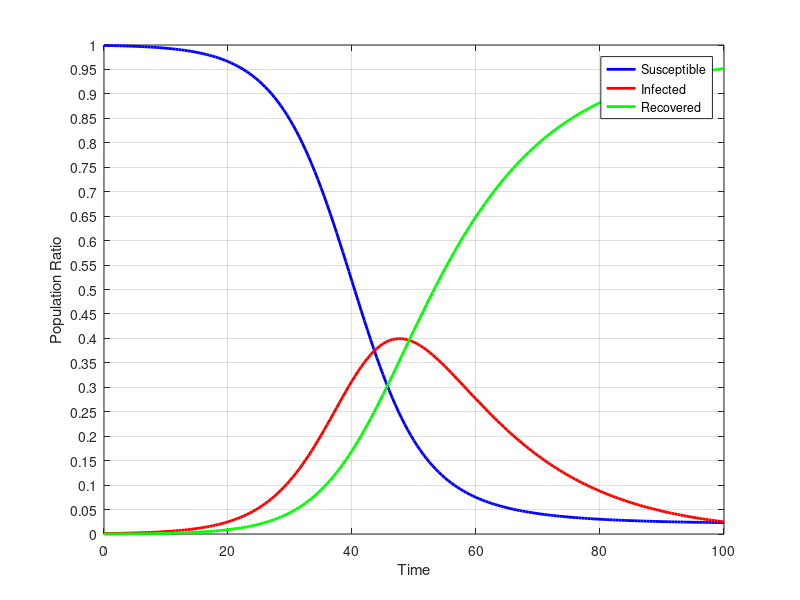

The MATLAB script that drew this image:
dynamics = [
0.0,999.0,1.0,0.0;
0.5,998.875125,1.0915416666666666,0.03333333333333333;
1.0,998.75025,1.1830833333333333,0.06666666666666667;
1.5,998.6139607726582,1.2829878384529079,0.10305138888888889;
2.0,998.466260175791,1.3912523242089843,0.1424875;
2.5,998.3061089799185,1.508637258799797,0.18525376128176357;
3.0,998.1324691667792,1.6359019944653919,0.2316288387553964;
3.5,997.9442089428173,1.7738743098005514,0.2819167473820563;
4.0,997.740103080686,1.9234501054496969,0.336446813864236;
4.5,997.5188246313288,2.085599411146916,0.3955759575242544;
5.0,997.2789367180186,2.2613723209421677,0.4596909610392443;
5.5,997.0188836338612,2.4519054247279866,0.5292109414108082;
6.0,996.7369812608921,2.658428720332343,0.6045900187755471;
6.5,996.4314067597248,2.88227304067534,0.6863201995998133;
7.0,996.1001874825247,3.12487802719776,0.774934490277558;
7.5,995.7411890599515,3.3878006817484683,0.8710102583000694;
8.0,995.3521026113575,3.67272452943584,0.9751728592066614;
8.5,994.9304310264647,3.9814694249370164,1.088099548598277;
9.0,994.473474266129,4.316002034291605,1.2105236995794717;
9.5,993.978313629745,4.678447023177615,1.3432393470773722;
10.0,993.4417949374973,5.071098980948935,1.4871060815537591;
10.5,992.8605105771843,5.496435107156038,1.6430543156596795;
11.0,992.2307803679419,5.957128683700192,1.8120909483579775;
11.5,991.5486311970861,6.456063350983988,1.9953054519298454;
12.0,990.8097753917637,6.99634820018316,2.1938764080531854;
12.5,990.0095877944399,7.581333685807425,2.4090785197526516;
13.0,989.1430815208416,8.214628352732909,2.6422901264254235;
13.5,988.2048823911894,8.90011635952495,2.895001249285671;
14.0,987.1892020408931,9.641975764730192,3.168822194376768;
14.5,986.0898097358515,10.444697524454226,3.4654927396942665;
15.0,984.9000029406913,11.313105127456756,3.7868919318519394;
15.5,983.6125767163616,12.252374767637981,4.135048516000413;
16.0,982.219792057199,13.268055922551987,4.512152020248972;
16.5,980.7133433176876,14.366092169808754,4.920564512503571;
17.0,979.0843249265312,15.552842030213558,5.3628330432553035;
17.5,977.3231976412483,16.835099576502834,5.8417027822489285;
18.0,975.4197546612681,18.220114488809124,6.360130849922713;
18.5,973.3630879924286,19.715611171765268,6.921300835806141;
19.0,971.1415555418567,21.3298064727101,7.528637985433112;
19.5,968.7427495203808,23.07142545512719,8.185825024491955;
20.0,966.1534668407165,24.94971458570116,8.89681857358229;
20.5,963.3596823243722,26.974451586874554,9.665866088753196;
21.0,960.3465256689145,29.155951089475543,10.497523241609901;
21.5,957.0982632799638,31.505065092197096,11.396671627839053;
22.0,953.598286238545,34.033177097300076,12.368536664154904;
22.5,949.829105853012,36.75218864642651,13.418705500561474;
23.0,945.7723584336072,39.67449682925462,14.553144737138144;
23.5,941.4088211235852,42.8129611843958,15.778217692019027;
24.0,936.7184408191013,46.18085826123784,17.10070091966085;
24.5,931.6803784044248,49.791821969767796,18.527799625807376;
25.0,926.2730707111555,53.65976772099586,20.067161567848636;
25.5,920.4743127693756,57.798798263783475,21.726888966840896;
26.0,914.2613630418039,62.22308906732205,23.515547890874092;
26.5,907.6110744029598,66.94675109737325,25.442174499666876;
27.0,900.5000536250396,71.98366890638269,27.516277468577613;
27.5,892.9048520386303,77.34731212287956,29.747835838490055;
28.0,884.8021898248397,83.0505187064574,32.14729146870281;
28.5,876.1692160390066,89.10524875486126,34.72553520613213;
29.0,866.9838059368113,95.52230823350797,37.49388582968071;
29.5,857.2248964434979,102.31104276832603,40.464060788176084;
30.0,846.8728596504784,109.4790026202286,43.64813772929302;
30.5,835.9099130202153,117.03158115821414,47.058505821570556;
31.0,824.320563517631,124.97163057345759,50.70780590891151;
31.5,812.0920811643083,133.2990602215064,54.608858614185316;
32.0,799.2149955470545,142.01042481964487,58.77457963330057;
32.5,785.6836066429884,151.09851171632752,63.21788164068411;
33.0,771.4964990130048,160.55193851898952,67.9515624680056;
33.5,756.6570460575458,170.3547744172376,72.98817952521652;
34.0,741.1738887479019,180.48620044291522,78.33991080918284;
34.5,725.0613711988585,190.92022551138396,84.01840328975743;
35.0,708.3399138179075,201.62547621090454,90.03460997118793;
35.5,691.0363037555476,212.56507875621833,96.39861748823407;
36.0,673.1838822002068,223.696651104529,103.11946669526422;
36.5,654.8226089088063,234.9724217707222,110.2049693204715;
37.0,635.9989864055898,246.3394892371211,117.66152435728914;
37.5,616.7658296248992,257.7402319587876,125.49393841631321;
38.0,597.1818714415892,269.1128738341935,133.70525472421724;
38.5,577.3112004426173,280.39220376787256,142.29659578951015;
39.0,557.2225342394513,291.5104408432321,151.2670249173166;
39.5,536.9883392704536,302.3982290199674,160.61343170957903;
40.0,516.6838159449629,312.9857376506837,170.33044640435344;
40.5,496.3857755949931,323.2038370333213,180.4103873716857;
41.0,476.1714424367801,332.9853122698449,190.84324529337513;
41.5,456.1172190216472,342.2660744505337,201.6167065278192;
42.0,436.29745696492296,350.9863260982631,212.71621693681402;
42.5,416.7832757094437,359.0916382053911,224.12508608516515;
43.0,397.6414705211771,366.53389919038233,235.82463028844057;
43.5,378.9335468647879,373.27210157325845,247.79435156195362;
44.0,360.71491203104733,379.2729397673196,260.012148201633;
44.5,343.0342468566938,384.51120155589786,272.4545515874083;
45.0,325.93307121870316,388.9699458683112,285.0969829129856;
45.5,309.4455074144919,392.64046962065913,297.91402296484887;
46.0,293.59823628091294,395.52207589196104,310.8796878271259;
46.5,278.4106326117593,397.62166390709274,323.96770348114785;
47.0,263.8950596252537,398.95316769719966,337.15177267754655;
47.5,250.05729725168942,399.53687460719414,350.40582814111633;
48.0,236.89707600454733,399.3986569310962,363.7042670643563;
48.5,224.40868712746453,398.56914998793917,377.0221628845961;
49.0,212.58164037907454,397.0829081719593,390.335451448966;
49.5,201.40134291928666,394.9775672988158,403.6210897818973;
50.0,190.84977592107555,392.29303735796157,416.8571867209626;
50.5,180.9061493614538,389.07074500762286,430.0231056309231;
51.0,171.5475195770582,385.3529402134198,443.0995402095218;
51.5,162.7493582884931,381.1820766683975,456.06856504310923;
52.0,154.48606565657576,376.6002712932008,468.91366305022325;
52.5,146.73142336046863,371.648844367028,481.61973227250314;
53.0,139.45898658080796,366.3679387702487,494.17307464894316;
53.5,132.64241609027704,360.79621444854536,506.56136946117743;
54.0,126.25575340820228,354.9706125049452,518.7736340868524;
54.5,120.27364320811716,348.9261822234121,530.8001745684707;
55.0,114.67150794316933,342.69596373819513,542.6325283186355;
55.5,109.4256800498307,336.3109188907534,554.263401059416;
56.0,104.51349718384358,329.79990296546725,565.6865998506892;
56.5,99.9133658078681,323.18967037841765,576.8969638137143;
57.0,95.60479815414146,316.5049079332954,587.8902939125632;
57.5,91.56842718391101,309.7682898909119,598.6632829251771;
58.0,87.78600370419133,303.0005497728551,609.2134465229536;
58.5,84.2403793170962,296.2205644969198,619.539056185984;
59.0,80.91547839400471,289.44544709424946,629.6390745117459;
59.5,77.79626180466164,282.6906448670286,639.5130933283099;
60.0,74.86868470208697,275.970040399795,649.1612748981182;
60.5,72.11965027486144,269.29605333145287,658.5842963936858;
61.0,69.53696103212212,262.67974122753236,667.7832977403457;
61.5,67.10926888378901,256.130898264817,676.7598328513941;
62.0,64.8260250175806,249.65815075677432,685.5158242256451;
62.5,62.67743035244314,243.2690488130846,694.0535208344724;
63.0,60.65438716159292,236.97015364537566,702.3754591930315;
63.5,58.748452303606996,230.76712020959206,710.484427486801;
64.0,56.95179237298839,224.66477501869815,718.3834326083136;
64.5,55.257140978629195,218.66718907273767,726.0756699486333;
65.0,53.657758276080585,212.7777459413297,733.5644957825899;
65.5,52.14739281433151,206.99920510065422,740.8534020850145;
66.0,50.72024570705037,201.33376067655772,747.9459936163922;
66.5,49.37093709947055,195.78309578078236,754.8459671197473;
67.0,48.0944748731406,190.34843265122703,761.5570924756325;
67.5,46.88622550977402,185.03057882190086,768.0831956683253;
68.0,45.74188702086326,179.82996955577073,774.4281434233662;
68.5,44.657463840257265,174.74670677564666,780.5958293840963;
69.0,43.62924357145914,169.78059472591914,786.590161702622;
69.5,42.65377547907951,164.93117259244394,792.4150519284769;
70.0,41.72785061395393,160.19774430003883,798.0744050860076;
70.5,40.848483463296475,155.5794056976148,803.5721108390891;
71.0,40.012895020440965,151.07506933046903,808.9120356490904;
71.5,39.21849717283237,146.6834869881571,814.0980158390109;
72.0,38.4628783116666,142.4032702049739,819.1338514833599;
72.5,37.7437900716983,138.23290887867026,824.0233010496318;
73.0,37.05913511506367,134.1707881618058,828.7700767231308;
73.5,36.406955878349095,130.21520376923138,833.3778403524199;
74.0,35.78542420747624,126.36437583471073,837.8501999578134;
74.5,35.1928318101867,122.6164614396926,842.1907067501211;
75.0,34.627581460942,118.96956592778034,846.4028526112781;
75.5,34.0881788978661,115.42175310953317,850.4900679926012;
76.0,33.57322535592391,111.97105445388263,854.4557201901939;
76.5,33.08141068483599,108.61547735465274,858.3031119605117;
77.0,32.61150700427095,105.35301255342173,862.0354804423079;
77.5,32.16236285263358,102.18164079323732,865.6559963541296;
78.0,31.732897789282674,99.09933877147414,869.1677634392436;
78.5,31.322097413273923,96.10408445437493,872.5738181323514;
79.0,30.9290087647463,93.19386181052005,875.8771294247339;
79.5,30.552736077859663,90.36666501559424,879.0805989065464;
80.0,30.192436856764857,87.62050217633833,882.187060966897;
80.5,29.84731824845767,84.95339861745909,885.1992831340834;
81.0,29.51663368854304,82.36339977149578,888.1199665399614;
81.5,29.19967979794012,79.8485737081834,890.9517464938767;
82.0,28.895793510390376,77.40701333668332,893.6971931529266;
82.5,28.604349412315173,75.03683831115235,896.3588122765327;
83.0,28.324757278111065,72.73619666746701,898.9390460544222;
83.5,28.05645978538007,70.50326621649289,901.4402739981273;
84.0,27.798930395887737,68.33625571706969,903.8648138870428;
84.5,27.551671389220132,66.23340584985422,906.2149227609259;
85.0,27.31421203719583,64.19299001130953,908.4927979514949;
85.5,27.086106908075294,62.213314945434895,910.7005781464901;
86.0,26.866934290516497,60.29272122928339,912.8403444802004;
86.5,26.656294728051762,58.42958362690028,914.9141216450482;
87.0,26.453809655618784,56.62231132502379,916.9238790193576;
87.5,26.259120130369297,54.869348062709946,918.871531806921;
88.0,26.071885649612682,53.169172165965826,920.7589421844218;
88.5,25.89178304933091,51.52029649749055,922.5879204531789;
89.0,25.718505477231474,49.92126833072447,924.3602261920444;
89.5,25.55176143478775,48.37066915658524,926.0775694086274;
90.0,25.391273883163535,46.86711443051868,927.7416116863182;
90.5,25.236779408322263,45.409253266807106,929.353967324871;
91.0,25.088027440994892,43.99576808645051,930.9162044725549;
91.5,24.944779527521064,42.62537422436415,932.4298462481152;
92.0,24.80680864789099,41.29681950111253,933.8963718509968;
92.5,24.673898577602927,40.00888376392183,935.3172176584757;
93.0,24.545843290211565,38.76037840127607,936.6937783085127;
93.5,24.42244639768728,37.550145835002944,938.0274077673101;
94.0,24.303520625923852,36.377058993390456,939.319420380686;
94.5,24.18888732293874,35.24002076854211,940.5710919085194;
95.0,24.078375997494163,34.137963460873635,941.7836605416325;
95.5,23.971823886040625,33.06984821337577,942.9583279005839;
96.0,23.869075546040676,32.034664438013266,944.0962600159463;
96.5,23.769982473877008,31.03142923639772,945.1985882897255;
97.0,23.67440274568162,30.05918681665932,946.2664104376593;
97.5,23.582200679545508,29.117007908248794,947.3007914122059;
98.0,23.493246517682337,28.20398917622331,948.3027643060944;
98.5,23.40741612722229,27.31925263640838,949.2733312363694;
99.0,23.324590718409922,26.461945072679985,950.2134642089102;
99.5,23.244656579066827,25.63123745747618,951.1241059634572;
100.0,23.167504824262664,24.82632437652434,952.0061707992131;
];
time = dynamics (:, 1);
susceptible = dynamics (:, 2);
infected = dynamics (:, 3);
recovered = dynamics (:, 4);
totalPopulation = susceptible(1) + infected(1) + recovered(1);
susceptibleRatio = susceptible ./ totalPopulation;
infectedRatio = infected ./ totalPopulation;
recoveredRatio = recovered ./ totalPopulation;
figure
plot (time, susceptibleRatio.', 'color', 'blue', 'linewidth', 2);
hold on
plot (time, infectedRatio.', 'color', 'red', 'linewidth', 2);
hold on
plot (time, recoveredRatio.', 'color', 'green', 'linewidth', 2);
set(gca,'YTick',0:0.05:1.0);
xlabel ('Time');
ylabel ('Population Ratio');
legend('Susceptible','Infected', 'Recovered');

grid on;

[maxInf, maxInfIdx] = max (infected);
maxInfTime = time (maxInfIdx);
